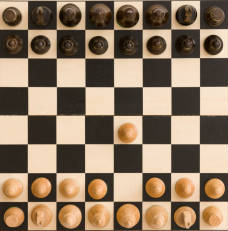
#> input picture finished_training/cropped.png, 228 x 231 px, found by its file name
$ python square.py
#> lines starting #> are read from the running program, lines starting #| are printed output that depends on the picture; after the words box and inside, x2 and y2 are one past the last pixel; in counts of white or black regions, pixels touching at a corner belong together
import cv2
import numpy as np

def find_chessboard_lines_and_circles(image_path):
    # Load the image
    image = cv2.imread(image_path, cv2.IMREAD_COLOR)
#> image is the input picture: shape (231, 228, 3); mean B, G, R 99.7, 121.8, 142.9

    # Convert the image to grayscale
    gray = cv2.cvtColor(image, cv2.COLOR_BGR2GRAY)
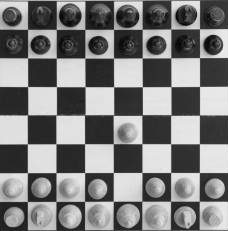
#> gray: shape (231, 228); min 1, max 249, mean 125.6

    # Apply GaussianBlur to reduce noise
    blurred = cv2.GaussianBlur(gray, (5, 5), 0)
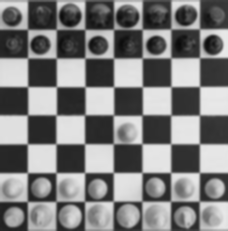
#> blurred: shape (231, 228); min 10, max 233, mean 125.6

    # Apply Canny edge detector
    edges = cv2.Canny(blurred, 50, 150)
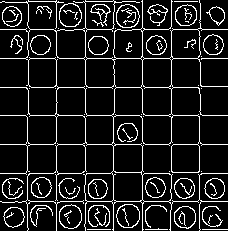
#> edges: shape (231, 228); 11.7% white in thin lines or dots

    # Find contours in the edge-detected image
    contours, _ = cv2.findContours(edges, cv2.RETR_EXTERNAL, cv2.CHAIN_APPROX_SIMPLE)
#> contours = 45 contours, 28 with area under 20; largest, box (x1, y1, x2, y2) and area: (0, 0, 228, 231) 18020, (116, 204, 140, 228) 438, (116, 4, 140, 28) 432, (59, 204, 82, 229) 429, (59, 3, 82, 27) 421

    # Draw the contours on a copy of the original image
    contours_image = image.copy()
    cv2.drawContours(contours_image, contours, -1, (0, 255, 0), 2)
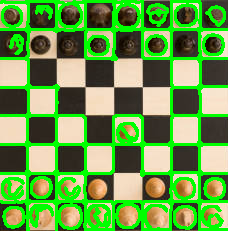
#> contours_image: shape (231, 228, 3); mean B, G, R 72.2, 157.9, 101.5

    # Iterate through each contour (chessboard square)
    for contour in contours:
        # Get the bounding box of the contour
        x, y, w, h = cv2.boundingRect(contour)

        # Extract the region of interest (ROI) from the original image
        roi = image[y:y+h, x:x+w]

        # Convert the ROI to grayscale
        roi_gray = cv2.cvtColor(roi, cv2.COLOR_BGR2GRAY)

        # Apply Hough line detection on the ROI
        lines = cv2.HoughLines(roi_gray, 1, np.pi / 180, threshold=50)

        # Draw the lines on the original image
        if lines is not None:
            for line in lines:
                rho, theta = line[0]
                a = np.cos(theta)
                b = np.sin(theta)
                x0 = a * rho
                y0 = b * rho
                x1 = int(x0 + 1000 * (-b))
                y1 = int(y0 + 1000 * (a))
                x2 = int(x0 - 1000 * (-b))
                y2 = int(y0 - 1000 * (a))
                cv2.line(image, (x+x1, y+y1), (x+x2, y+y2), (0, 0, 255), 2)

        # Apply Hough circle detection on the ROI
        circles = cv2.HoughCircles(roi_gray, cv2.HOUGH_GRADIENT, dp=1, minDist=30, param1=50, param2=30, minRadius=5, maxRadius=20)

        # Draw the circles on the original image
        if circles is not None:
            circles = np.uint16(np.around(circles))
            for i in circles[0, :]:
                cv2.circle(image, (x+i[0], y+i[1]), i[2], (0, 255, 0), 2)
#> this loop made 45 passes
#> (x, y, w, h, circles) on passes 8, 13, 16, 20, 32, 34, 39, 40, 42, 43: (174, 206, 22, 23, [[10, 10, 11]]), (59, 204, 23, 25, [[12, 14, 11]]), (204, 178, 21, 21, [[10, 10, 10]]), (31, 177, 21, 21, [[10, 10, 10]]), (146, 35, 21, 20, [[10, 10, 9]]), (203, 34, 21, 21, [[10, 10, 10]]), (2, 6, 20, 21, [[10, 10, 9]]), (175, 4, 22, 22, [[10, 12, 11]]), (116, 4, 24, 24, [[12, 12, 11]]), (59, 3, 23, 24, [[12, 12, 12]])
#> (x, y, w, h) on passes 3, 4, 5, 6, 7, 9: (145, 228, 23, 2), (208, 215, 5, 9), (94, 208, 13, 18), (3, 207, 22, 21), (202, 206, 21, 21), (145, 205, 22, 23)
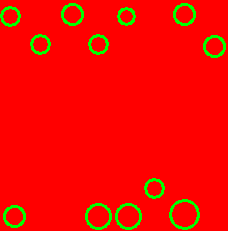
#> image: shape (231, 228, 3); mean B, G, R 0, 11.2, 243.8
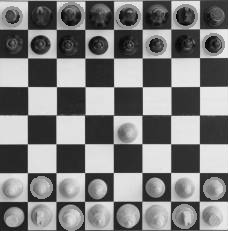
#> roi_gray: shape (231, 228); min 1, max 249, mean 127

    # Display the results
    resized_image = cv2.resize(contours_image, (800, 600))
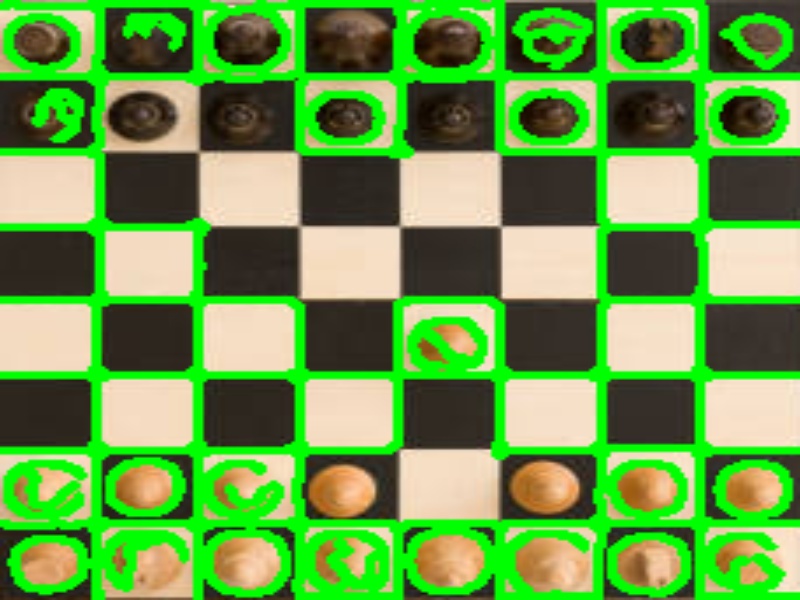
#> resized_image: shape (600, 800, 3); mean B, G, R 72.1, 157.8, 101.4
    cv2.imshow("Contours", resized_image)
    cv2.resizeWindow("Contours", 400, 300)
 #   cv2.imshow("Lines and Circles Detection", image)
    cv2.waitKey(0)
    cv2.destroyAllWindows()

# Specify the path to your image
image_path = '/Users/akash/Source/chessAI/Chessboard_Recognition/finished_training/cropped.png'

# Call the function to find chessboard lines and circles
find_chessboard_lines_and_circles(image_path)
